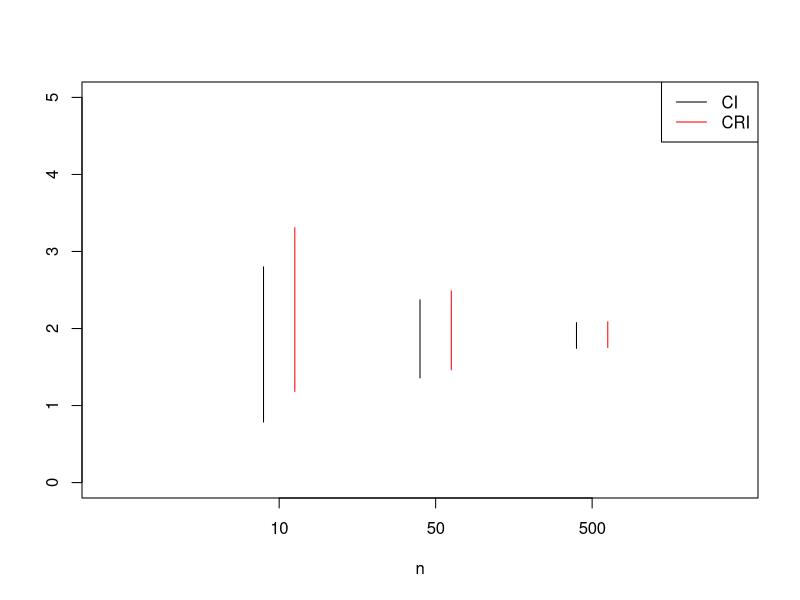
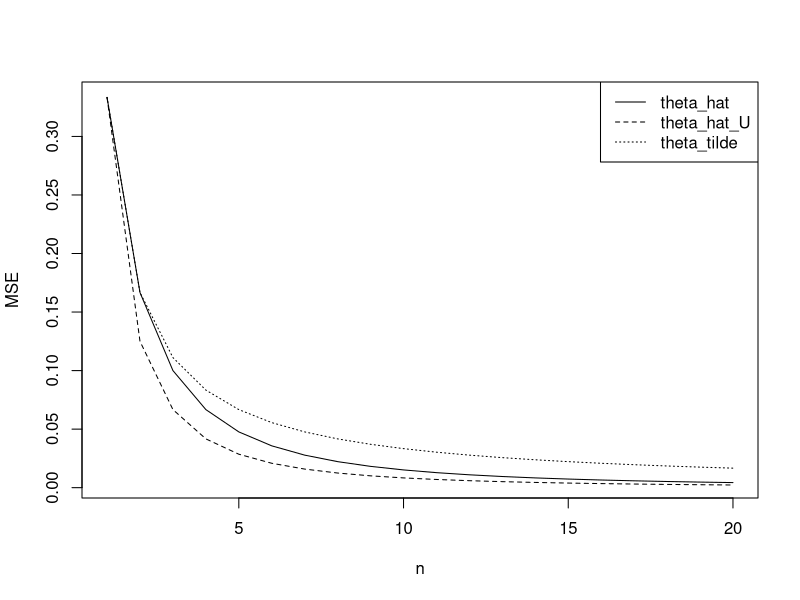

The R script that drew these images, in order:
## ---- chunk 1
knitr::opts_chunk$set(echo = TRUE)
## ---- chunk 2
n <- c(10, 50, 500)
sumX <- c(6.1, 27.3, 262.4)

# Bayesian CRI
LCRI <- qgamma(0.025, n+5, 1+sumX)
UCRI <- qgamma(0.975, n+5, 1+sumX)

# Frequentist CI
c1 <- qgamma(.975, n, 1)
c2 <- qgamma(.025, n, 1)
LCI <- c2/sumX
UCI <- c1/sumX

# Compare them
t <- as.data.frame(rbind(LCRI, UCRI, LCI, UCI))
names(t) <- n
t

# Plot them for fun
plot(1, type="n", xlab="n", ylab="", xlim=c(0, 4), ylim=c(0, 5), xaxt = "n")
axis(1, at = seq(1.1, 3.1), labels = n)
segments(c(1,2,3), LCI, c(1,2,3), UCI)
segments(c(1.2,2.2,3.2), LCRI, c(1.2,2.2,3.2), UCRI, col = "red")
legend("topright", 
       legend = c("CI", "CRI"),
       lty = 1,
       col = c("black", "red")
       ) 
## ---- chunk 3
n <- 1:20
theta <- 1

# Expressions for MSE
# Theta^
theta_hat_MSE <- 2*theta^2/(n+1)/(n+2)
# Theta^U
theta_hat_U_MSE <- theta^2/n/(n+2)
# Theta~
theta_tilde_MSE <- theta^2/3/n

# Plot the MSEs
plot(n, theta_hat_MSE, type = "l", lty = 1, ylab = "MSE")
lines(n, theta_hat_U_MSE, type = "l", lty = 2)
lines(n, theta_tilde_MSE, type = "l", lty = 3)
legend("topright", legend = c("theta_hat", "theta_hat_U", "theta_tilde"), lty = c(1,2,3))
## ---- chunk 4
theta <- 1
n <- c(5, 10, 20)
nsim <- 1e6
 
theta_hat <- theta_hat_U <- theta_tilde <- matrix(NA, nrow = length(n), ncol = nsim)
for(i in 1:length(n)){
  for(j in 1:nsim){
    X <- runif(n[i], 0, theta)
    theta_hat[i, j] <- max(X)
    theta_hat_U[i, j] <- max(X) * (n[i]+1)/n[i]
    theta_tilde[i, j] <- mean(X) * 2 
  }
}

# calculate MSE from the sample
sampMSE <- function(estimator, truth){
  mean((estimator-truth)^2)
}

# Theta hat
theta_hat_true_MSE <- 2*theta^2/(n+1)/(n+2) # true
theta_hat_samp_MSE <- apply(theta_hat, 1, sampMSE, theta) # from sample

# Theta hat unbiased
theta_hat_U_true_MSE <- theta^2/n/(n+2)
theta_hat_U_samp_MSE <- apply(theta_hat_U, 1, sampMSE, theta)

# Theta tilde
theta_tilde_true_MSE <- theta^2/3/n
theta_tilde_samp_MSE <- apply(theta_tilde, 1, sampMSE, theta)

t <- as.data.frame(
  rbind(theta_hat_true_MSE, 
        theta_hat_samp_MSE, 
        theta_hat_U_true_MSE,
        theta_hat_U_samp_MSE,
        theta_tilde_true_MSE,
        theta_tilde_samp_MSE
        )
)
names(t) <- n
t
